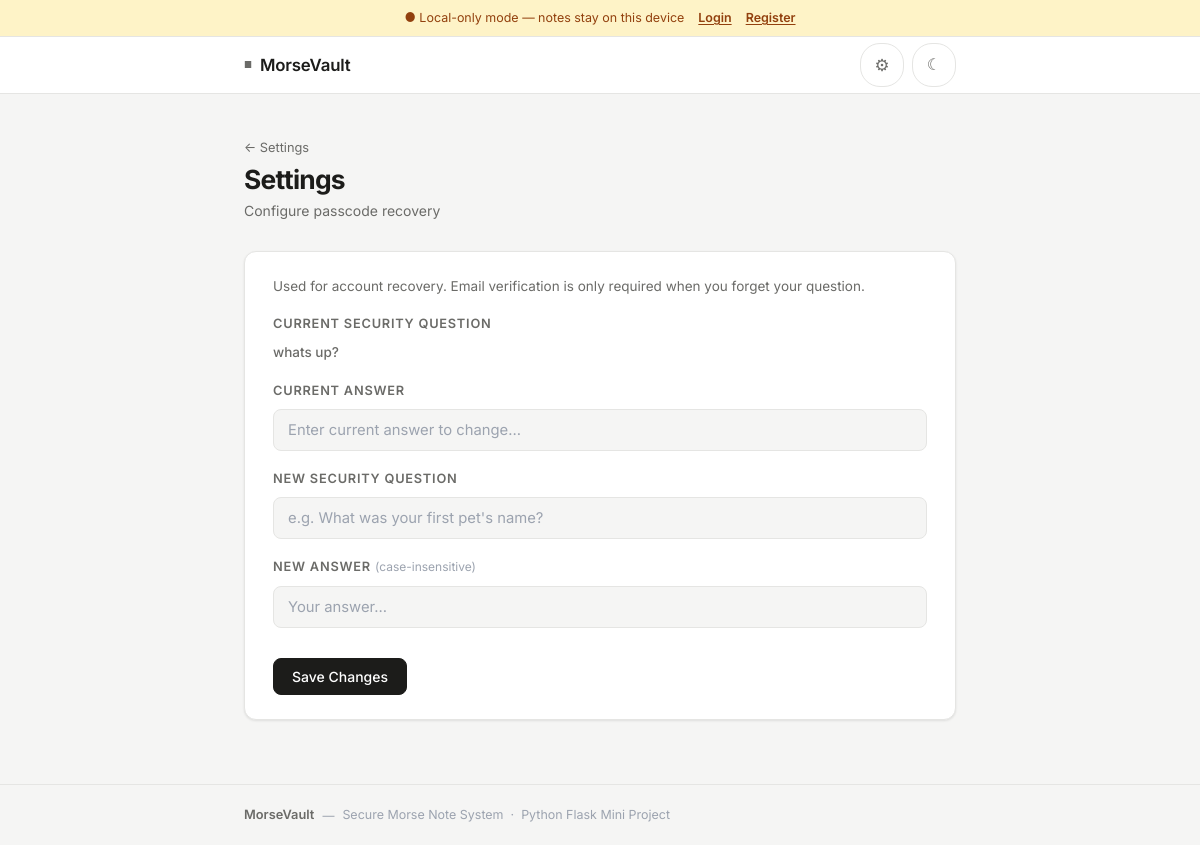
/settings?section=security-question, run on an earlier commit of the app's database.
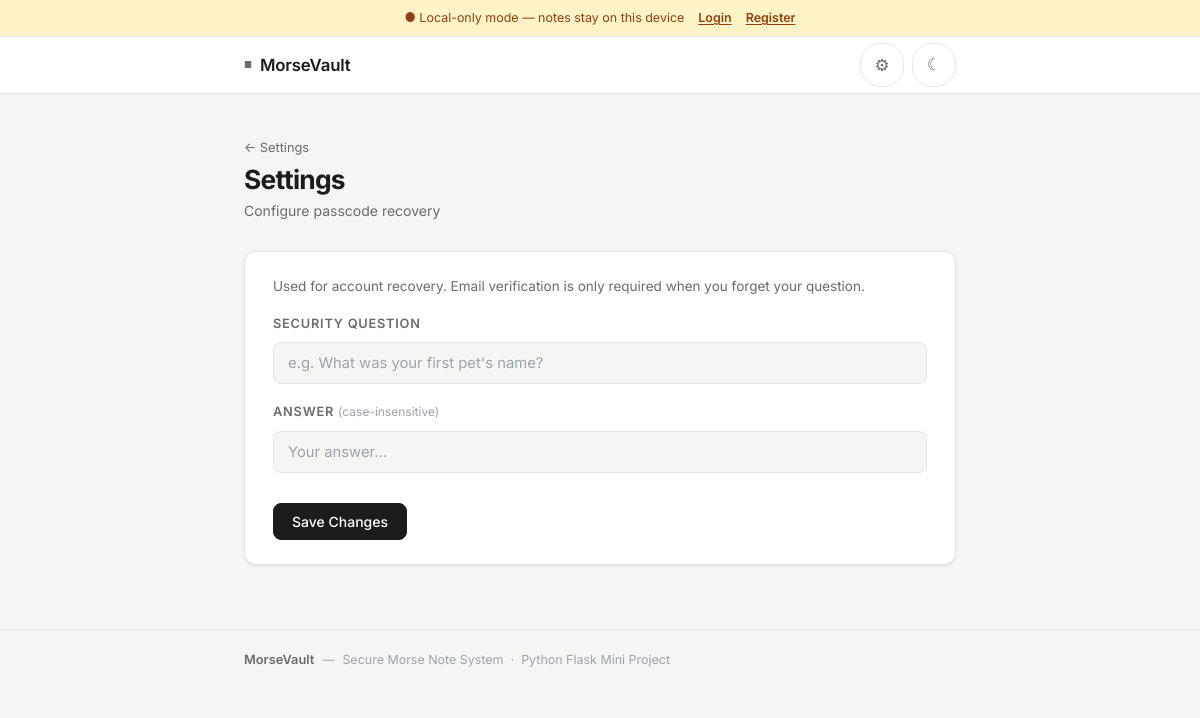
And on a later commit of the database.
### tables this page shows
CREATE TABLE settings (
                key TEXT PRIMARY KEY,
                value TEXT
            );

### app.py (the view, shortened to what this page needs)
@app.route('/settings', methods=['GET', 'POST'])
def settings():
    error = success = None
    section = request.args.get('section', '')
    if section and section not in VALID_SETTINGS_SECTIONS:
        section = ''
    success = success or request.args.get('success')
    return _settings_render(error, success, section)

### account.py (called while the page is built)
def _db():
    return _app['get_db']()

def get_current_user_id():
    return session.get('user_id')

def is_logged_in() -> bool:
    return get_current_user_id() is not None

def get_current_user():
    uid = get_current_user_id()
    if not uid:
        return None
    return _db().execute('SELECT * FROM users WHERE id = ?', (uid,)).fetchone()

def count_local_notes() -> int:
    return _db().execute(
        'SELECT COUNT(*) FROM notes WHERE user_id IS NULL'
    ).fetchone()[0]

def get_user_pref(key: str, default=None):
    if is_logged_in():
        user = get_current_user()
        if user and key in _USER_COLS:
            val = user[_USER_COLS[key]]
            return val if val is not None and val != '' else default
    row = _db().execute('SELECT value FROM settings WHERE key = ?', (key,)).fetchone()
    return row['value'] if row else default

### app.py (called while the page is built)
def get_db():
    db = getattr(g, '_database', None)
    if db is None:
        db = g._database = sqlite3.connect(DATABASE)
        db.row_factory = sqlite3.Row
    return db

@app.teardown_appcontext
def close_connection(exception):
    db = getattr(g, '_database', None)
    if db is not None:
        db.close()

### templates/settings.html (shortened to what the changed rows need)
{% extends "base.html" %}
{% block content %}
<div class="page-header page-header-settings">
    <div>
        <h1 class="page-title">Settings</h1>
    </div>
</div>
{% if not section %}
<nav class="settings-menu" aria-label="Settings categories">
    <a href="{{ url_for('settings', section='account') }}" class="settings-menu-item">
        <span class="settings-menu-label">Account</span>
        <span class="settings-menu-meta">
            {% if is_logged_in %}Synced{% else %}Local{% endif %}
            <span class="settings-menu-arrow">&#8250;</span>
        </span>
    </a>
    <a href="{{ url_for('settings', section='default-passcode') }}" class="settings-menu-item">
        <span class="settings-menu-label">Default Passcode</span>
        <span class="settings-menu-meta">
            {% if has_default %}Set{% else %}Not set{% endif %}
            <span class="settings-menu-arrow">&#8250;</span>
        </span>
    </a>
    <a href="{{ url_for('settings', section='security-question') }}" class="settings-menu-item">
        <span class="settings-menu-label">Security Question</span>
        <span class="settings-menu-meta">
            {% if has_security %}Set{% else %}Not set{% endif %}
            <span class="settings-menu-arrow">&#8250;</span>
        </span>
    </a>
    <a href="{{ url_for('settings', section='translation-timer') }}" class="settings-menu-item">
        <span class="settings-menu-label">Translation Visibility Timer</span>
        <span class="settings-menu-meta">
            {% if timer_setting == 'never' %}Never{% elif timer_setting == '1800' %}30 min{% elif timer_setting == '3600' %}1 hr{% elif timer_setting == '60' %}1 min{% else %}{{ timer_setting }} sec{% endif %}
            <span class="settings-menu-arrow">&#8250;</span>
        </span>
    </a>
    <a href="{{ url_for('settings', section='auto-lock-timer') }}" class="settings-menu-item">
        <span class="settings-menu-label">Auto Lock Timer</span>
        <span class="settings-menu-meta">
            {% if auto_lock_setting == 'never' %}Off{% elif auto_lock_setting == '300' %}5 min{% elif auto_lock_setting == '1800' %}30 min{% elif auto_lock_setting == '60' %}1 min{% else %}{{ auto_lock_setting }} sec{% endif %}
            <span class="settings-menu-arrow">&#8250;</span>
        </span>
    </a>
    <a href="{{ url_for('settings', section='appearance') }}" class="settings-menu-item">
        <span class="settings-menu-label">Appearance</span>
        <span class="settings-menu-meta">
            Theme
            <span class="settings-menu-arrow">&#8250;</span>
        </span>
    </a>
    <a href="{{ url_for('settings', section='keyboard-mode') }}" class="settings-menu-item">
        <span class="settings-menu-label">Keyboard Mode</span>
        <span class="settings-menu-meta">
            {% if keyboard_mode == 'morse' %}Morse{% else %}Alphabet{% endif %}
            <span class="settings-menu-arrow">&#8250;</span>
        </span>
    </a>
    <button type="button" class="settings-menu-item settings-menu-btn" id="morseTableBtn">
        <span class="settings-menu-label">Morse Code Table</span>
        <span class="settings-menu-meta">
            Reference
            <span class="settings-menu-arrow">&#8250;</span>
        </span>
    </button>
</nav>
{% elif section == 'security-question' %}
<div class="settings-card">
    <form method="POST" action="{{ url_for('settings', section='security-question') }}">
        <div class="settings-fields">
            {% if has_security %}
            <div class="form-group">
                <label class="form-label">Current Security Question</label>
                <p class="settings-desc" style="margin:4px 0 0; font-weight:500;">{{ security_q }}</p>
            </div>
            <div class="form-group">
                <label for="current_security_answer" class="form-label">Current Answer</label>
                <input type="password" id="current_security_answer" name="current_security_answer"
                    class="form-input" placeholder="Enter current answer to change..." maxlength="300">
            </div>
            {% endif %}
            <div class="form-group">
                <label for="security_question" class="form-label">{% if has_security %}New {% endif %}Security Question</label>
                <input type="text" id="security_question" name="security_question"
                    class="form-input" placeholder="e.g. What was your first pet's name?"
                    value="{{ security_q if not has_security else '' }}" maxlength="300" required>
            </div>
            <div class="form-group">
                <label for="security_answer" class="form-label">{% if has_security %}New {% endif %}Answer <span class="form-label-optional">(case-insensitive)</span></label>
                <input type="password" id="security_answer" name="security_answer"
                    class="form-input" placeholder="Your answer..." maxlength="300" required minlength="2">
            </div>
        </div>
    </form>
</div>
{% elif section == 'appearance' %}
<div class="settings-card">
    <p class="settings-desc">Toggle between light and dark mode. Saved automatically on this device.</p>
    <button class="btn btn-secondary btn-touch" id="themeToggleSettings">Switch Theme</button>
</div>
{% endif %}
{% endblock %}

What changed in the data, as far as the page shows it:
removed settings: value "whats up?"
Also different on the page:
text no longer shown: "CURRENT SECURITY QUESTION CURRENT ANSWER NEW NEW"
